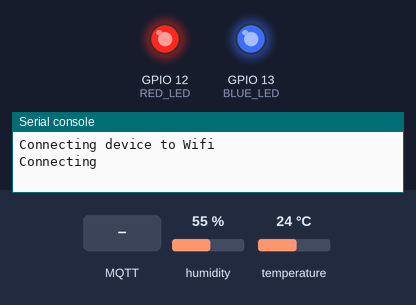
Recording of a program running on a simulated ESP32 board running MicroPython. On the bench: output pins drawn as LEDs (lit = HIGH), the last lines printed to the serial console. Wiring (from the project's diagram.json): red LED on GPIO 12, blue LED on GPIO 13, DHT22 sensor on GPIO 15. The inputs (shaded band) are chosen by the test bench; at power-on: humidity 55 %, temperature 24 °C. WiFi joins after 1.5 s; no MQTT or app messages arrive unless stated.

Above: at 0.1 s.
At 2.8 s:
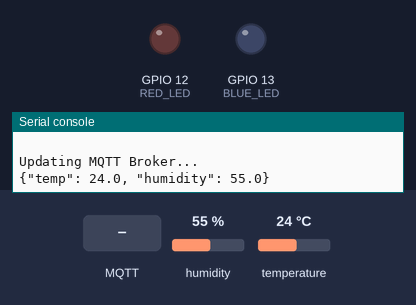
2.9 s: humidity set to 22 %
5.9 s: MQTT message "1" arrives on the first subscribed topic
7.4 s: temperature set to 12 °C
10.4 s: MQTT message "0" arrives on the first subscribed topic
11.9 s: MQTT message "on" arrives on the first subscribed topic
Timing chart, 0 to 14.4 s (numbered marks = the images above; inputs shaded):
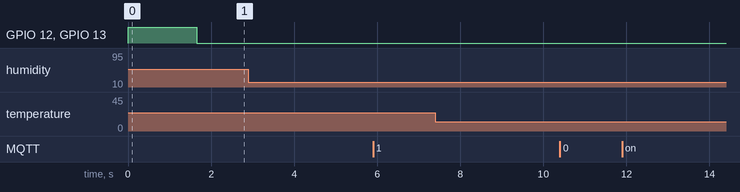

The program:

main.py
```python
from machine import Pin
from umqtt.simple import MQTTClient
import ujson
import network
import utime as time
import dht

# Device Setup
DEVICE_ID = "wokwi001"

# Wifi Setup
WIFI_SSID = "Wokwi-GUEST"
WIFI_PASSWORD = ""

# MQTT Setup
MQTT_BROKER = "mqtt-dashboard.com" #Check on the HiveMQ
MQTT_CLIENT = DEVICE_ID
MQTT_TELEMETRY_TOPIC = "IoT/Telemetry"
MQTT_CONTROL_TOPIC = "IoT/Control"

# DHT Sensor Setup
DHT_PIN = Pin(15)

# LED Setup
RED_LED = Pin(12, Pin.OUT)
BLUE_LED = Pin(13, Pin.OUT)
RED_LED.on()
BLUE_LED.on()

# Methods
def did_receive_callback(topic, message):
  print('Data received!\n')
  print('Topic = {0}, Message = {1}'.format(topic, message))

def mqtt_connect():
  print('Connecting to MQTT Broker...\n', end="")
  mqtt_client = MQTTClient(MQTT_CLIENT, MQTT_BROKER)
  mqtt_client.set_callback(did_receive_callback)
  mqtt_client.connect()
  print('Connected!')
  mqtt_client.subscribe(MQTT_CONTROL_TOPIC)
  return mqtt_client

def create_json_data(temperature, humidity):
  data = ujson.dumps({
    "temp": temperature,
    "humidity": humidity,
  })
  return data

def mqtt_client_publish(topic, data):
  print(f'Publishing to {topic}: {data}')
  try:
    mqtt_client.publish(topic, data)
    print('Published successfully!')
  except Exception as e:
    print(f'Publish failed: {e}')
  print('\nUpdating MQTT Broker...')
  print(data)

# Connect to Wifi
wifi_client = network.WLAN(network.STA_IF)
wifi_client.active(True)
print('Connecting device to Wifi')
wifi_client.connect(WIFI_SSID, WIFI_PASSWORD)

# Wait until Wifi is Connected
while not wifi_client.isconnected():
  print('Connecting')
  time.sleep(0.1)
print('Wifi connected!')
print(wifi_client.ifconfig())

# Connect to MQTT
mqtt_client = mqtt_connect()
RED_LED.off()
BLUE_LED.off()
dht_sensor = dht.DHT22(DHT_PIN)
telemetry_data_old = ""

while True:
  mqtt_client.check_msg()
  print('. ', end="")
  dht_sensor.measure()
  telemetry_data_new = create_json_data(dht_sensor.temperature(), dht_sensor.humidity())

  if telemetry_data_new != telemetry_data_old:
    mqtt_client_publish(MQTT_TELEMETRY_TOPIC, telemetry_data_new)
    telemetry_data_old = telemetry_data_new

  time.sleep(0.1)
```
